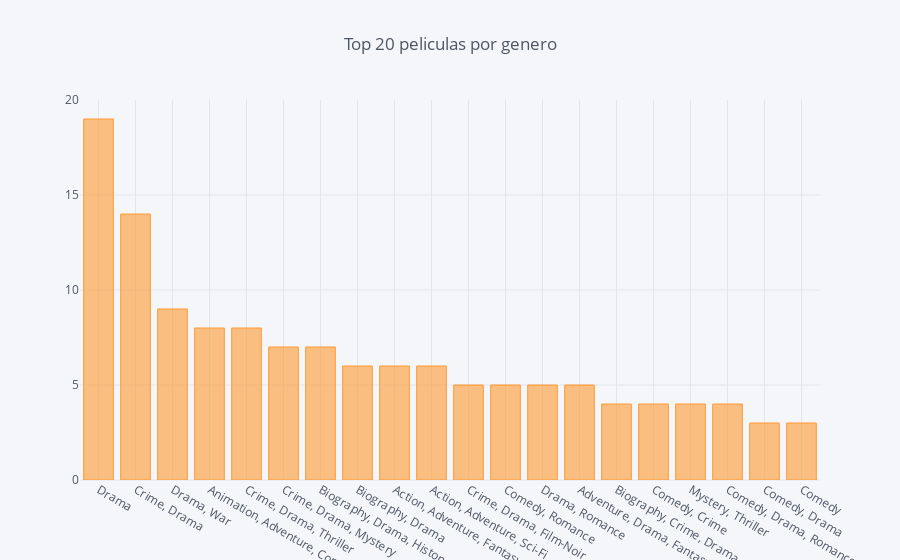

This figure's notebook cell:
### Markdown cell above
Analizamos los generos

### Code cell
configure_plotly_browser_state()
df_movies.Genre.value_counts().head(20).iplot(kind='bar',mode='markers',title="Top 20 peliculas por genero")

### Figure 1 — Plotly figure (JSON) as saved in the notebook; plotly's stock layout.template omitted (floating-point values rounded to 4 significant figures)
{"data": [{"marker": {"color": "rgba(255, 153, 51, 0.6)", "line": {"color": "rgba(255, 153, 51, 1.0)", "width": 1}}, "name": "Genre", "orientation": "v", "text": "", "type": "bar", "uid": "e8c74e98-c2ce-4eaf-b9f4-5bdac41f52da", "x": ["Drama", "Crime, Drama", "Drama, War", "Animation, Adventure, Comedy", "Crime, Drama, Thriller", "Crime, Drama, Mystery", "Biography, Drama, History", "Biography, Drama", "Action, Adventure, Fantasy", "Action, Adventure, Sci-Fi", "Crime, Drama, Film-Noir", "Comedy, Romance", "Drama, Romance", "Adventure, Drama, Fantasy", "Biography, Crime, Drama", "Comedy, Crime", "Mystery, Thriller", "Comedy, Drama, Romance", "Comedy, Drama", "Comedy"], "y": [19, 14, 9, 8, 8, 7, 7, 6, 6, 6, 5, 5, 5, 5, 4, 4, 4, 4, 3, 3]}], "layout": {"legend": {"bgcolor": "#F5F6F9", "font": {"color": "#4D5663"}}, "paper_bgcolor": "#F5F6F9", "plot_bgcolor": "#F5F6F9", "title": {"font": {"color": "#4D5663"}, "text": "Top 20 peliculas por genero"}, "xaxis": {"gridcolor": "#E1E5ED", "showgrid": true, "tickfont": {"color": "#4D5663"}, "title": {"font": {"color": "#4D5663"}, "text": ""}, "zerolinecolor": "#E1E5ED"}, "yaxis": {"gridcolor": "#E1E5ED", "showgrid": true, "tickfont": {"color": "#4D5663"}, "title": {"font": {"color": "#4D5663"}, "text": ""}, "zerolinecolor": "#E1E5ED"}}}
